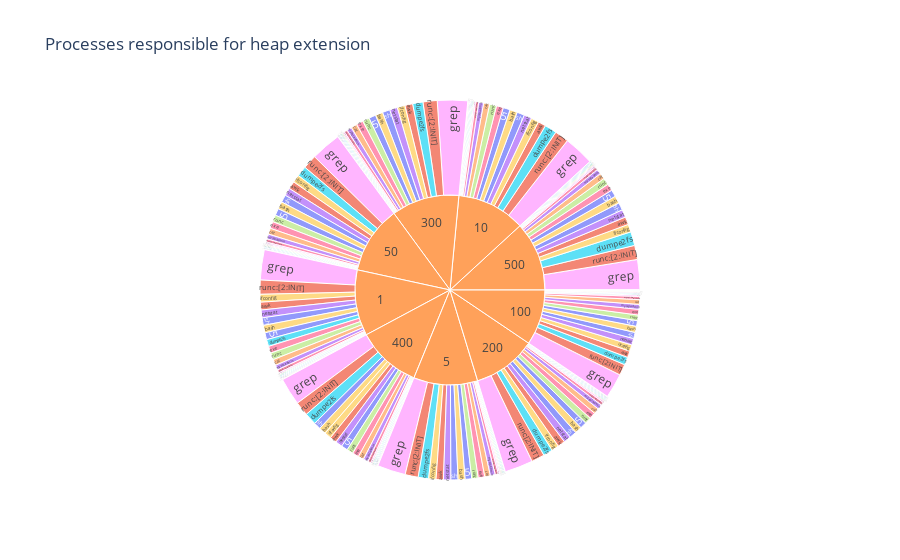

Notebook code cell kept with this figure:
### Code cell
data_df = spark.read.option("basePath", "../ansible/.results").json(
"../ansible/.results/kpps=*/tool=sys_enter_brk-kernel")

schema = StructType([
  StructField('type', StringType(), True),
  StructField('kpps', StringType(), True),
  StructField('count', IntegerType(), True),
  StructField('process', IntegerType(), True),
  ])

#Create empty DataFrame directly.
sys_enter_brk_df = spark.createDataFrame([], schema)

columns = data_df.select("data.@.*").columns
data_df = data_df.select("*", "data.@.*").drop("data")

for c in columns:
  try:
    df = data_df.select("type", "kpps", col(c).alias('count')).withColumn('process', lit(c))
    sys_enter_brk_df = sys_enter_brk_df.union(df)
  except:
    print("Failed to find {</em>".format(c))

sys_enter_brk_fig = px.sunburst(sys_enter_brk_df.orderBy(col('kpps')).toPandas(), path=['kpps', 'process'], values='count',
                  color='process', hover_data=['count'],
                  title="Processes responsible for heap extension")
sys_enter_brk_fig.show()
sys_enter_brk_fig.write_image("images/sys_enter_brk.jpeg")
with open(html_output_file, 'a') as f:
    f.write(sys_enter_brk_fig.to_html(full_html=False, include_plotlyjs='cdn'))

### Figure 1 — Plotly figure (JSON) as saved in the notebook; plotly's stock layout.template omitted (floating-point values rounded to 4 significant figures; data arrays with more than 128 entries replaced by an {"elided": "..."} marker saying what was removed)
{"data": [{"branchvalues": "total", "customdata": {"elided": "225x2 mixed values"}, "domain": {"x": [0, 1], "y": [0, 1]}, "hovertemplate": "labels=%{label}<br>count=%{customdata[0]}<br>parent=%{parent}<br>id=%{id}<br>process=%{customdata[1]}<extra></extra>", "ids": {"elided": "225 str values"}, "labels": {"elided": "225 str values"}, "marker": {"colors": {"elided": "225 str values"}}, "name": "", "parents": {"elided": "225 str values"}, "type": "sunburst", "values": {"elided": "225 int values"}}], "layout": {"legend": {"tracegroupgap": 0}, "title": {"text": "Processes responsible for heap extension"}}}
